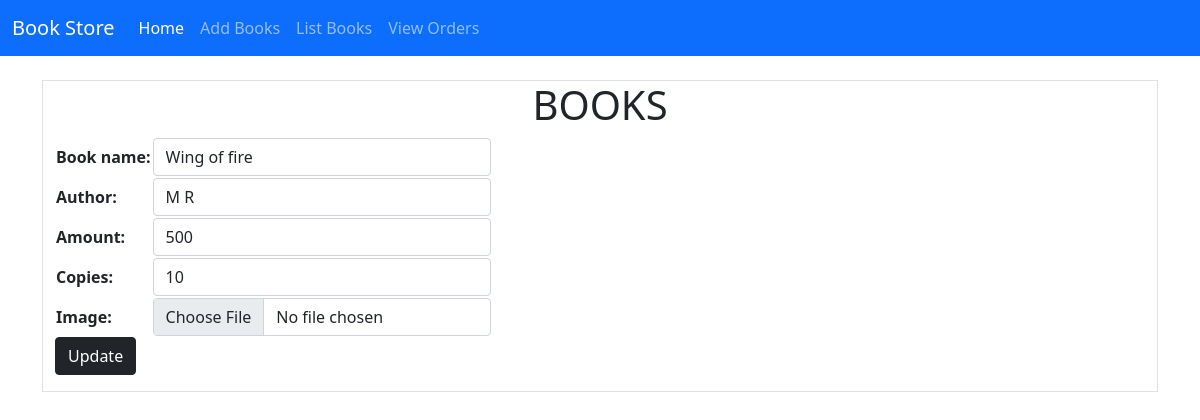
Screenshot of /book/update/6 with the database file from the repository.
### book_form/models.py (models this page shows, shortened)
class Books(models.Model):
    book_name = models.CharField(max_length=100, unique=True)
    author = models.CharField(max_length=50)
    amount = models.PositiveIntegerField()
    copies = models.PositiveIntegerField()
    image = models.ImageField(upload_to="images",null=True)

### book_form/views.py (the view, shortened to what this page needs)
# urls.py: path('book/update/<int:id>', views.BookUpdate.as_view(), name='bookupdate'),
class BookUpdate(View):
    def get(self, request, *args, **kwargs):
        qs = Books.objects.get(id=kwargs.get("id"))
        form = BookForm(instance=qs)
        return render(request, "book_edit.html", {'form': form})

### book_form/forms.py (shortened to what this page needs)
class BookForm(forms.ModelForm):
    class Meta:
        model = Books
        fields = "__all__"
        widgets = {
            "book_name": forms.TextInput(attrs={'class': 'form-control'}),
            "author": forms.TextInput(attrs={'class': 'form-control'}),
            "amount": forms.NumberInput(attrs={'class': 'form-control'}),
            "copies": forms.NumberInput(attrs={'class': 'form-control'}),
            "image": forms.FileInput(attrs={'class': 'form-control'}),
        }

### book_form/templates/book_edit.html (shortened to what this page needs)
{%extends 'base.html'%}
{%block body_block%}
<div class="container-sm mt-4 border " >
    <form action="" method="post" enctype="multipart/form-data">
        <h1><center>BOOKS</center></h1>
       <table>{{ form.as_table }}</table>
        <div class="mb-3">
            <button type="submit" class="btn btn-dark" >Update</button>
        </div>
    </form>
</div>
{%endblock%}

### rows the page displays
Books: book_name "Wing of fire", author "M R", amount "500", copies "10"
